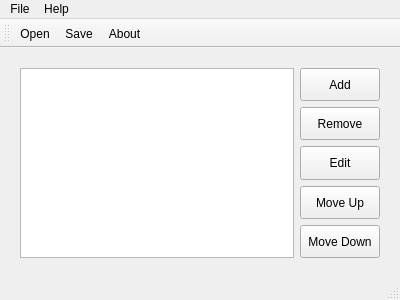
<?xml version="1.0" encoding="UTF-8"?>
<ui version="4.0">
 <class>MainWindow</class>
 <widget class="QMainWindow" name="MainWindow">
  <property name="geometry">
   <rect>
    <x>0</x>
    <y>0</y>
    <width>400</width>
    <height>300</height>
   </rect>
  </property>
  <property name="minimumSize">
   <size>
    <width>400</width>
    <height>300</height>
   </size>
  </property>
  <property name="maximumSize">
   <size>
    <width>800</width>
    <height>600</height>
   </size>
  </property>
  <property name="windowTitle">
   <string>ToDo List</string>
  </property>
  <widget class="QWidget" name="centralwidget">
   <layout class="QGridLayout" name="gridLayout">
    <property name="leftMargin">
     <number>20</number>
    </property>
    <property name="topMargin">
     <number>20</number>
    </property>
    <property name="rightMargin">
     <number>20</number>
    </property>
    <property name="bottomMargin">
     <number>20</number>
    </property>
    <item row="0" column="0">
     <layout class="QHBoxLayout" name="horizontalLayout">
      <item>
       <widget class="QListWidget" name="toDoListWidget">
        <property name="selectionMode">
         <enum>QAbstractItemView::SelectionMode::SingleSelection</enum>
        </property>
       </widget>
      </item>
      <item>
       <layout class="QVBoxLayout" name="controlButtons">
        <item>
         <widget class="QPushButton" name="addItemButton">
          <property name="sizePolicy">
           <sizepolicy hsizetype="Minimum" vsizetype="Expanding">
            <horstretch>0</horstretch>
            <verstretch>0</verstretch>
           </sizepolicy>
          </property>
          <property name="text">
           <string>Add</string>
          </property>
          <property name="icon">
           <iconset theme="QIcon::ThemeIcon::ListAdd"/>
          </property>
         </widget>
        </item>
        <item>
         <widget class="QPushButton" name="removeItemButton">
          <property name="sizePolicy">
           <sizepolicy hsizetype="Minimum" vsizetype="Expanding">
            <horstretch>0</horstretch>
            <verstretch>0</verstretch>
           </sizepolicy>
          </property>
          <property name="text">
           <string>Remove</string>
          </property>
          <property name="icon">
           <iconset theme="QIcon::ThemeIcon::ListRemove"/>
          </property>
         </widget>
        </item>
        <item>
         <widget class="QPushButton" name="editItemButton">
          <property name="sizePolicy">
           <sizepolicy hsizetype="Minimum" vsizetype="Expanding">
            <horstretch>0</horstretch>
            <verstretch>0</verstretch>
           </sizepolicy>
          </property>
          <property name="text">
           <string>Edit</string>
          </property>
          <property name="icon">
           <iconset theme="QIcon::ThemeIcon::MailMessageNew"/>
          </property>
         </widget>
        </item>
        <item>
         <widget class="QPushButton" name="moveUpItemButton">
          <property name="sizePolicy">
           <sizepolicy hsizetype="Minimum" vsizetype="Expanding">
            <horstretch>0</horstretch>
            <verstretch>0</verstretch>
           </sizepolicy>
          </property>
          <property name="text">
           <string>Move Up</string>
          </property>
          <property name="icon">
           <iconset theme="QIcon::ThemeIcon::GoUp"/>
          </property>
         </widget>
        </item>
        <item>
         <widget class="QPushButton" name="moveDownItemButton">
          <property name="sizePolicy">
           <sizepolicy hsizetype="Minimum" vsizetype="Expanding">
            <horstretch>0</horstretch>
            <verstretch>0</verstretch>
           </sizepolicy>
          </property>
          <property name="text">
           <string>Move Down</string>
          </property>
          <property name="icon">
           <iconset theme="QIcon::ThemeIcon::GoDown"/>
          </property>
         </widget>
        </item>
       </layout>
      </item>
     </layout>
    </item>
   </layout>
  </widget>
  <widget class="QMenuBar" name="menubar">
   <property name="geometry">
    <rect>
     <x>0</x>
     <y>0</y>
     <width>400</width>
     <height>21</height>
    </rect>
   </property>
   <widget class="QMenu" name="menuFile">
    <property name="title">
     <string>File</string>
    </property>
    <addaction name="actionOpen"/>
    <addaction name="actionSave"/>
    <addaction name="separator"/>
    <addaction name="actionExit"/>
   </widget>
   <widget class="QMenu" name="menuHelp">
    <property name="title">
     <string>Help</string>
    </property>
    <addaction name="actionAbout"/>
    <addaction name="separator"/>
    <addaction name="actionAboutQt"/>
   </widget>
   <addaction name="menuFile"/>
   <addaction name="menuHelp"/>
  </widget>
  <widget class="QStatusBar" name="statusbar"/>
  <widget class="QToolBar" name="toolBar">
   <property name="windowTitle">
    <string>toolBar</string>
   </property>
   <attribute name="toolBarArea">
    <enum>TopToolBarArea</enum>
   </attribute>
   <attribute name="toolBarBreak">
    <bool>false</bool>
   </attribute>
   <addaction name="actionOpen"/>
   <addaction name="actionSave"/>
   <addaction name="actionAbout"/>
  </widget>
  <action name="actionOpen">
   <property name="icon">
    <iconset theme="QIcon::ThemeIcon::DocumentOpen"/>
   </property>
   <property name="text">
    <string>&amp;Open...</string>
   </property>
  </action>
  <action name="actionSave">
   <property name="icon">
    <iconset theme="QIcon::ThemeIcon::DocumentSave"/>
   </property>
   <property name="text">
    <string>&amp;Save...</string>
   </property>
  </action>
  <action name="actionExit">
   <property name="icon">
    <iconset theme="QIcon::ThemeIcon::ApplicationExit"/>
   </property>
   <property name="text">
    <string>&amp;Exit</string>
   </property>
  </action>
  <action name="actionAboutQt">
   <property name="text">
    <string>&amp;About Qt...</string>
   </property>
  </action>
  <action name="actionAbout">
   <property name="icon">
    <iconset theme="QIcon::ThemeIcon::HelpAbout"/>
   </property>
   <property name="text">
    <string>&amp;About...</string>
   </property>
  </action>
 </widget>
 <resources/>
 <connections/>
</ui>
